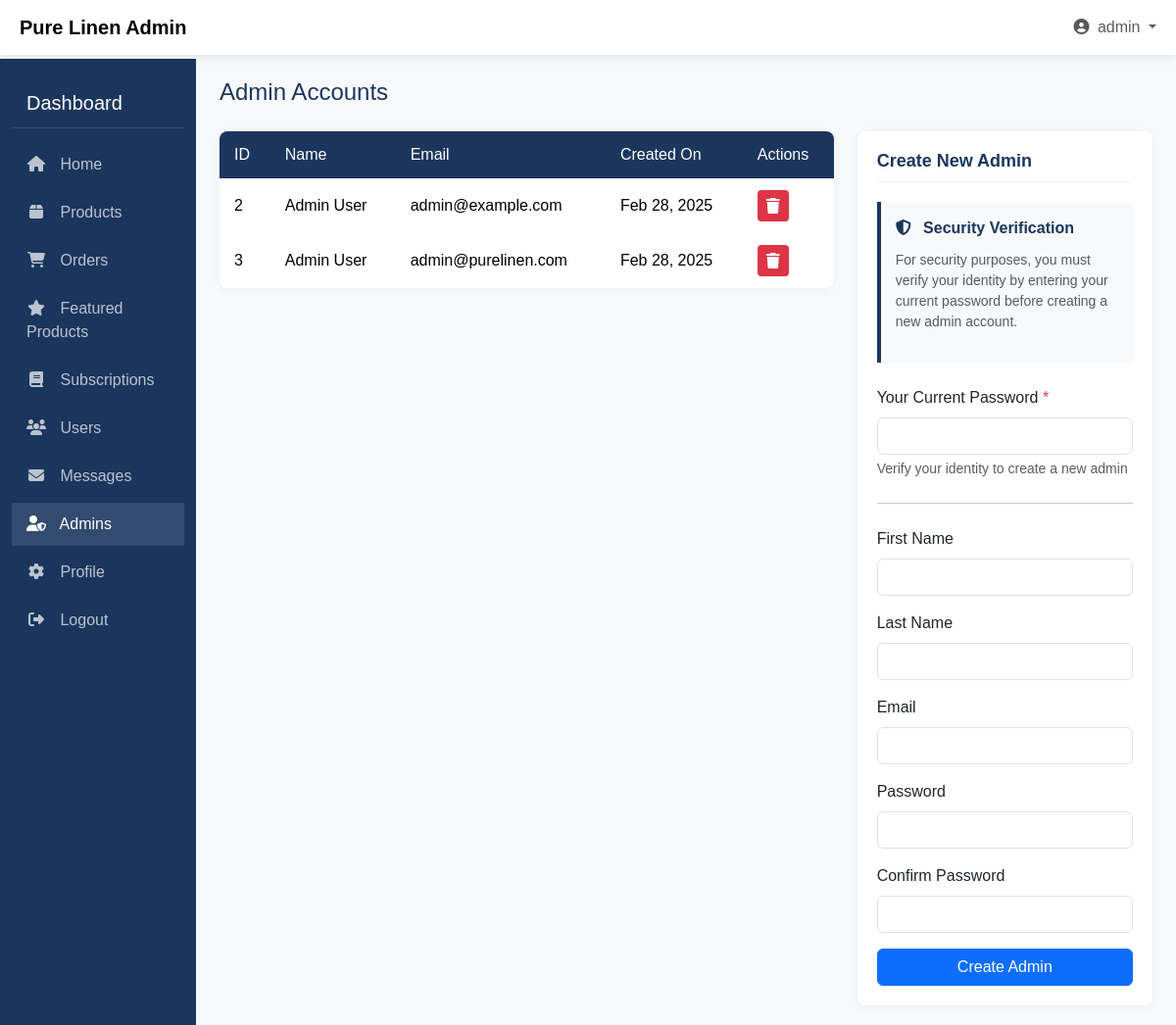
The page /Admin/admin_admins.php (signed in) on the database as committed earlier.
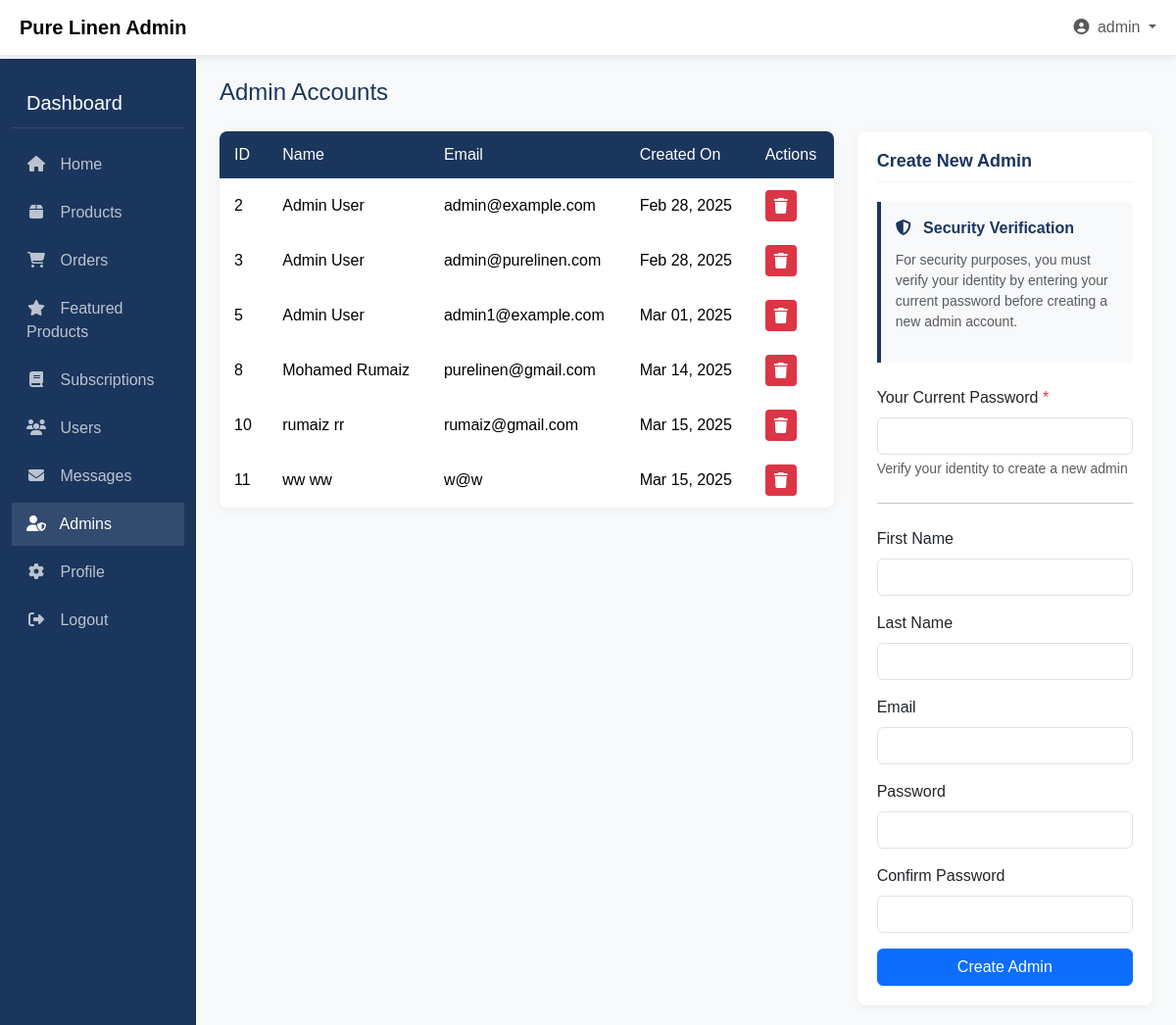
The same page on the database as committed later.
### tables this page shows
CREATE TABLE `users` (
  `id` int(11) NOT NULL,
  `firstName` varchar(100) NOT NULL,
  `lastName` varchar(100) NOT NULL,
  `email` varchar(255) NOT NULL,
  `password` varchar(255) NOT NULL,
  `created_at` timestamp NOT NULL DEFAULT current_timestamp(),
  `phone` varchar(20) DEFAULT NULL,
  `address` text DEFAULT NULL,
  `postcode` varchar(20) DEFAULT NULL,
  `country` varchar(100) DEFAULT NULL,
  `city` varchar(100) DEFAULT NULL,
  `user_type` enum('user','admin') DEFAULT 'user',
  `email_verified` tinyint(1) NOT NULL DEFAULT 0,
  `verification_code` varchar(10) DEFAULT NULL,
  `code_expiry` bigint(20) DEFAULT NULL,
  `reset_token` varchar(100) DEFAULT NULL,
  `token_expiry` bigint(20) DEFAULT NULL
);

### Admin/admin_admins.php (the view, shortened to what the changed rows need)
<?php
$host = "localhost";
$user = "root";
$pass = "";
$db = "pure_linen";
$conn = new mysqli($host, $user, $pass, $db);
$stmt = $conn->prepare("SELECT * FROM users WHERE user_type = 'admin' ORDER BY firstName, lastName");
$stmt->execute();
$result = $stmt->get_result();
$admins = [];
while ($row = $result->fetch_assoc()) {
    $admins[] = $row;
}
?>
<!DOCTYPE html>
<html lang="en">
<head>
    <link href="https://cdn.jsdelivr.net/npm/bootstrap@5.3.3/dist/css/bootstrap.min.css" rel="stylesheet">
    <link rel="stylesheet" href="https://cdnjs.cloudflare.com/ajax/libs/font-awesome/6.5.1/css/all.min.css">
</head>
<body>
    <div class="container-fluid">
        <div class="row">
            <div class="col-md-9 ms-sm-auto col-lg-10 px-md-4 main-content">
                <h1 class="page-title">Admin Accounts</h1>
                <div class="row">
                    <div class="col-lg-8">
                        <div class="admin-table table-responsive mb-4">
                            <table class="table table-borderless mb-0">
                                <thead>
                                    <tr>
                                        <th>ID</th>
                                        <th>Name</th>
                                        <th>Email</th>
                                        <th>Created On</th>
                                        <th>Actions</th>
                                    </tr>
                                </thead>
                                <tbody>
                                    <?php if (empty($admins)): ?>
                                        <tr>
                                            <td colspan="5" class="text-center py-4">No admin accounts found.</td>
                                        </tr>
                                    <?php else: ?>
                                        <?php foreach ($admins as $admin): ?>
                                            <tr class="<?php echo ($admin['id'] == $_SESSION['user_id']) ? 'current-user' : ''; ?>">
                                                <td><?php echo $admin['id']; ?></td>
                                                <td><?php echo htmlspecialchars($admin['firstName'] . ' ' . $admin['lastName']); ?></td>
                                                <td><?php echo htmlspecialchars($admin['email']); ?></td>
                                                <td><?php echo date('M d, Y', strtotime($admin['created_at'])); ?></td>
                                                <td>
                                                    <?php if ($admin['id'] == $_SESSION['user_id']): ?>
                                                        <span class="badge bg-info">Current User</span>
                                                    <?php else: ?>
                                                        <div class="d-flex gap-2">
                                                            <a href="admin_admins.php?delete=<?php echo $admin['id']; ?>" class="action-btn delete-btn" onclick="return confirm('Are you sure you want to delete this admin account? This action cannot be undone.')" title="Delete Admin">
                                                                <i class="fas fa-trash"></i>
                                                            </a>
                                                        </div>
                                                    <?php endif; ?>
                                                </td>
                                            </tr>
                                        <?php endforeach; ?>
                                    <?php endif; ?>
                                </tbody>
                            </table>
                        </div>
                    </div>
                </div>
            </div>
        </div>
    </div>
</body>
</html>

Rows that differ between the two databases and show on the page:
added users: id "5", firstName+lastName "Admin User", email "admin1@example.com", created_at "Mar 01, 2025"
added users: id "8", firstName+lastName "Mohamed Rumaiz", email "purelinen@gmail.com", created_at "Mar 14, 2025"
added users: id "10", firstName+lastName "rumaiz rr", email "rumaiz@gmail.com", created_at "Mar 15, 2025"
added users: id "11", firstName+lastName "ww ww", email "w@w", created_at "Mar 15, 2025"
